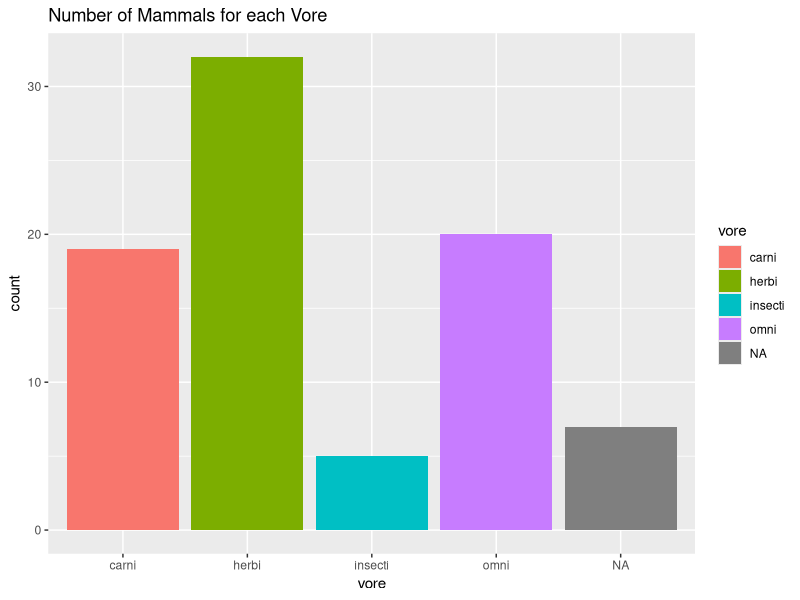
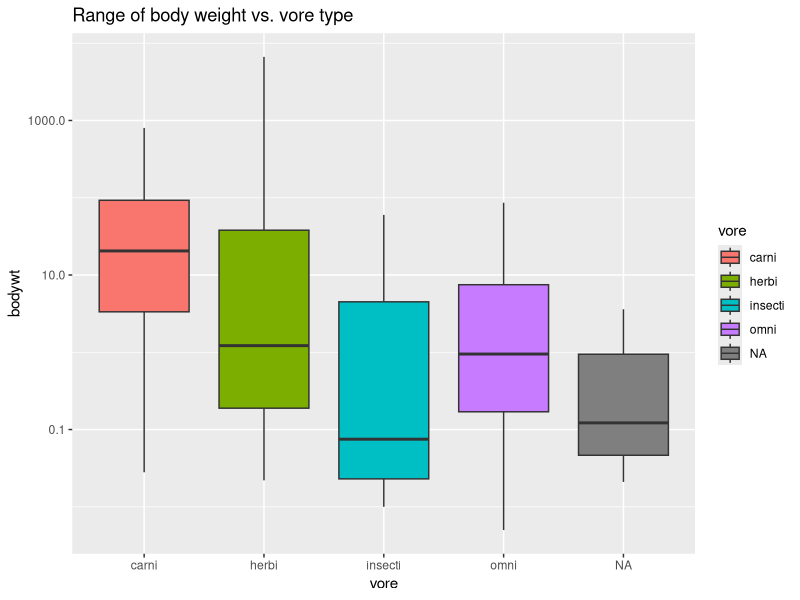
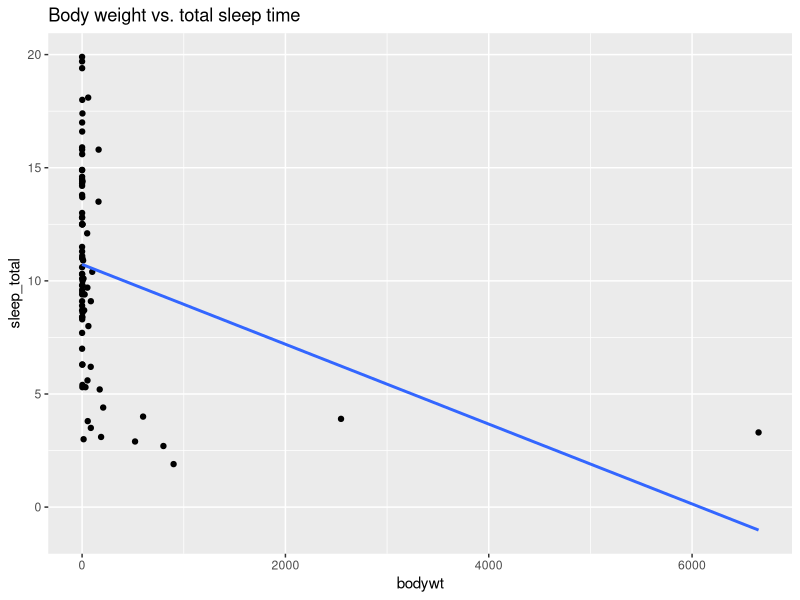
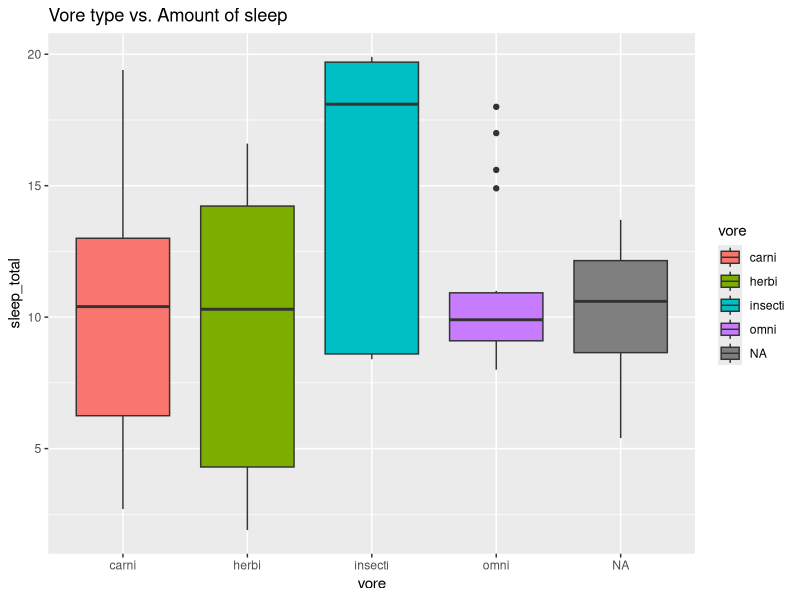
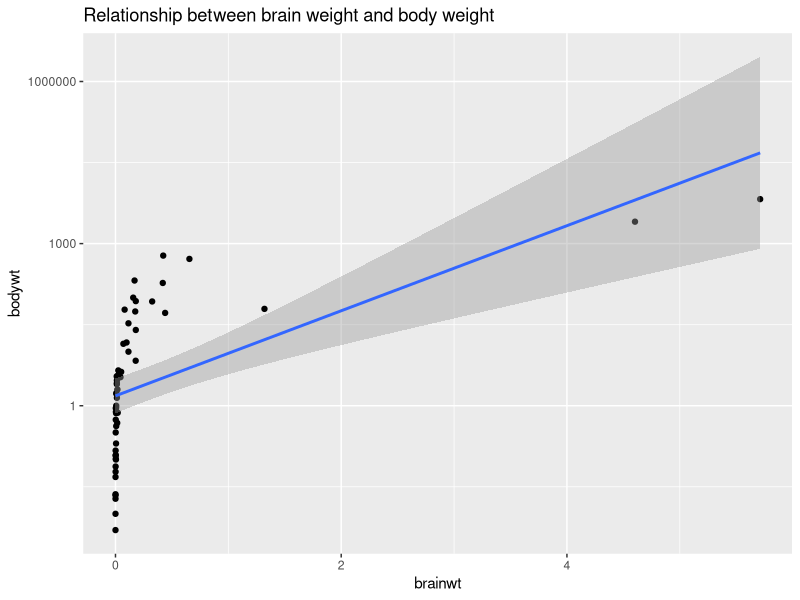
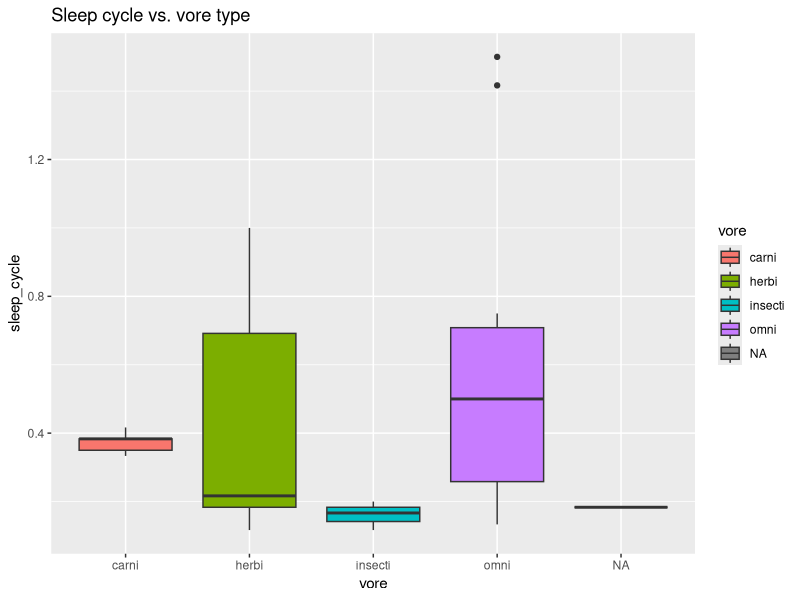

Write R code to recreate these figures, in order.
## ---- chunk 1
library("tidyverse")
options(scipen = 999) #disable scientific notation
## ---- chunk 2
glimpse(msleep)
## ---- chunk 3
names(msleep)
## ---- chunk 4
ggplot(data=msleep, mapping=aes(x=vore))+geom_bar(mapping=aes(fill=vore))+labs(title="Number of Mammals for each Vore")
## ---- chunk 5
summary(msleep)
## ---- chunk 6
ggplot(data=msleep, mapping=aes(x=vore, y=bodywt))+geom_boxplot(mapping=aes(fill=vore))+scale_y_log10()+labs(title="Range of body weight vs. vore type")
## ---- chunk 7
ggplot(data=msleep, mapping=aes(x=bodywt, y=sleep_total))+geom_point(mapping=aes())+geom_smooth(method=lm,se=F)+labs(title="Body weight vs. total sleep time")
## ---- chunk 8
ggplot(data=msleep, mapping=aes(x=vore, y=sleep_total))+geom_boxplot(mapping=aes(fill=vore))+labs(title="Vore type vs. Amount of sleep")

## ---- chunk 9
ggplot(data=msleep, mapping=aes(x=brainwt, y=bodywt))+geom_point()+geom_smooth(method=lm, se=T)+scale_y_log10()+labs(title="Relationship between brain weight and body weight")
## ---- chunk 10
ggplot(data=msleep, mapping=aes(x=vore, y=sleep_cycle))+geom_boxplot(mapping=aes(fill=vore))+labs(title="Sleep cycle vs. vore type")
